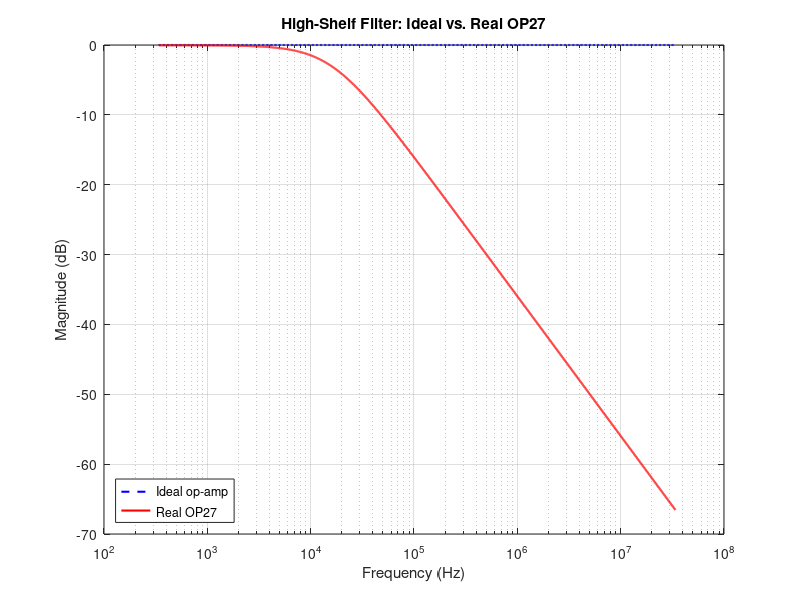

Source code (MATLAB):
%=================================================================
% Compare Ideal vs. Real-OP27 High-Shelf Filter
%=================================================================
clearvars; close all; clc;

% Filter component values
R  = 470;          % ohm
C  = 0.01e-6;      % farad
G_low  = 1;        % low-freq gain
G_high = 2;        % high-freq gain

% Compute shelf corner
tau = R*C;                  % time constant
w0  = 1/tau;                % rad/s
f0  = w0/(2*pi);            % Hz

fprintf('Shelf corner f0 = %.2f kHz\n', f0/1e3);
fprintf('Low-freq gain = %.2f (%.2f dB)\n', G_low, 20*log10(G_low));
fprintf('High-freq gain = %.2f (%.2f dB)\n\n', G_high, 20*log10(G_high));

%-----------------------------------------------------------------
% 1) Ideal-op-amp transfer function H_ideal(s)
%    H(s) = (G_low + (G_high-G_low)*(s*tau)) / (1 + s*tau)
%-----------------------------------------------------------------
num_ideal = [ (G_high-G_low)*tau,  G_low ];
den_ideal = [     tau,              1     ];
sys_ideal = tf(num_ideal, den_ideal);

%-----------------------------------------------------------------
% 2) Real OP27 model: single-pole open-loop Aol(s) around same network
%    Aol(s) = A0 / (1 + s/p),  with p = 2*pi*GBW/A0
%    Close loop: sys_real = feedback(Aol * G_passive, 1)
%    G_passive is the same 1/(1+s*tau) shape scaled to shelving form
%-----------------------------------------------------------------
A0  = 1e5;          % OP27 DC open-loop gain (~100 dB)
GBW = 8e6;          % OP27 gain-bandwidth product (Hz)
p   = 2*pi*GBW/A0;  % single-pole frequency (rad/s)
Aol = tf(A0, [1, p]);

% Build the passive network in the feedback path.  We want
%     Closed-loop: Vout/Vin = Aol(s) / (1 + Aol(s)*Beta(s)),
% where Beta(s) is the feedback function that yields the ideal shelving.
% For a non-inverting high-shelf the loop equation yields the same
% numerator/den denominator as sys_ideal.
G_passive = tf(num_ideal, den_ideal) / G_low;  
% (we divide by G_low so that the ideal closed-loop gain = G_low * (Aol/(1+Aol*Beta)) 
%  matches sys_ideal exactly when Aol>>1)

% Close the loop with unity feedback
sys_real = feedback( Aol * G_passive, 1 ) * G_low;

%-----------------------------------------------------------------
% 3) Bode plot comparison
%-----------------------------------------------------------------
w = logspace(log10(w0)-2, log10(w0)+3, 2000);  % sweep 2 decades below → 3 above w0

[mag_id, ~] = bode(sys_ideal, w);
[mag_re, ~] = bode(sys_real,  w);
mag_id_dB   = squeeze(20*log10(mag_id));
mag_re_dB   = squeeze(20*log10(mag_re));

figure(1)
semilogx(w./(2*pi), mag_id_dB, 'b--', 'LineWidth',1.5)
hold on
semilogx(w./(2*pi), mag_re_dB, 'r',  'LineWidth',1.5)
grid on
xlabel('Frequency (Hz)')
ylabel('Magnitude (dB)')
legend('Ideal op-amp','Real OP27','Location','SouthWest')
title('High-Shelf Filter: Ideal vs. Real OP27')

%-----------------------------------------------------------------
% 4) Find where difference first exceeds 0.1 dB
%-----------------------------------------------------------------
delta = abs(mag_re_dB - mag_id_dB);
idx   = find(delta > 0.1, 1, 'first');
f_break = w(idx)/(2*pi);

fprintf('Ideal-op-amp valid up to ≈ %.2f kHz  (Δ > 0.1 dB beyond)\n', f_break/1e3);